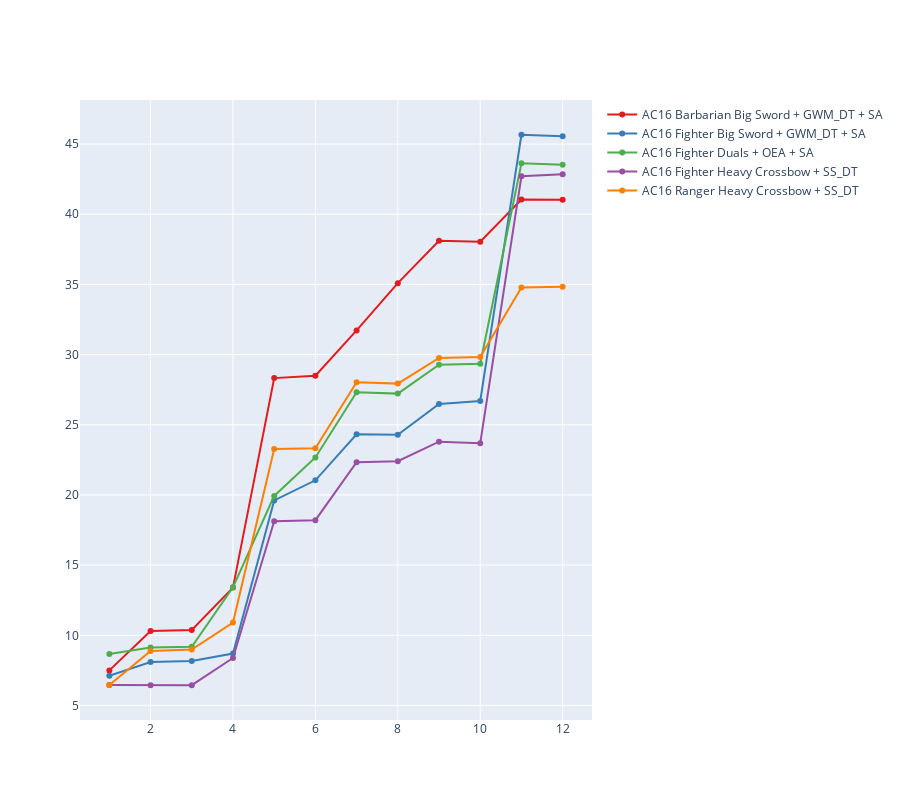

The notebook cell this image was saved under:
### Code cell
fig = get_plot(df_overall)
fig.show()

### Figure 1 — Plotly figure (JSON) as saved in the notebook; plotly's stock layout.template omitted (floating-point values rounded to 4 significant figures)
{"data": [{"line": {"color": "rgb(228,26,28)"}, "mode": "lines+markers", "name": "AC16 Barbarian Big Sword + GWM_DT + SA", "x": [1, 2, 3, 4, 5, 6, 7, 8, 9, 10, 11, 12], "y": [7.5, 10.31, 10.38, 13.4, 28.33, 28.49, 31.72, 35.09, 38.11, 38.04, 41.06, 41.03], "type": "scatter"}, {"line": {"color": "rgb(55,126,184)"}, "mode": "lines+markers", "name": "AC16 Fighter Big Sword + GWM_DT + SA", "x": [1, 2, 3, 4, 5, 6, 7, 8, 9, 10, 11, 12], "y": [7.12, 8.097, 8.174, 8.703, 19.61, 21.04, 24.33, 24.29, 26.48, 26.7, 45.67, 45.56], "type": "scatter"}, {"line": {"color": "rgb(77,175,74)"}, "mode": "lines+markers", "name": "AC16 Fighter Duals + OEA + SA", "x": [1, 2, 3, 4, 5, 6, 7, 8, 9, 10, 11, 12], "y": [8.675, 9.133, 9.177, 13.42, 19.93, 22.67, 27.32, 27.22, 29.28, 29.35, 43.63, 43.53], "type": "scatter"}, {"line": {"color": "rgb(152,78,163)"}, "mode": "lines+markers", "name": "AC16 Fighter Heavy Crossbow + SS_DT", "x": [1, 2, 3, 4, 5, 6, 7, 8, 9, 10, 11, 12], "y": [6.464, 6.442, 6.45, 8.387, 18.13, 18.21, 22.34, 22.4, 23.79, 23.69, 42.7, 42.85], "type": "scatter"}, {"line": {"color": "rgb(255,127,0)"}, "mode": "lines+markers", "name": "AC16 Ranger Heavy Crossbow + SS_DT", "x": [1, 2, 3, 4, 5, 6, 7, 8, 9, 10, 11, 12], "y": [6.461, 8.876, 8.991, 10.91, 23.28, 23.33, 28.03, 27.93, 29.76, 29.83, 34.78, 34.83], "type": "scatter"}], "layout": {"height": 800}}
